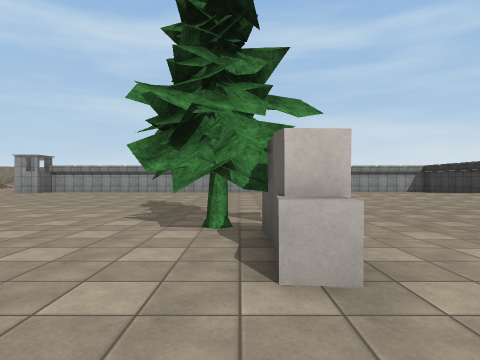
view 1 (above)

24 first-person views from a walk through a scene from a Unity 3-D project. The camera is 1.3 m above the floor, looks level and sees 75° across. The floor is counted in squares, 2 m on a side. Each view is taken from the middle of a square. On the plan, view 1 faces up. The plan holds only what a view shows up to about 10 squares ahead; the rest is blank. The place goes on beyond the plan. Surface patterns are stand-ins for the level's own textures.

view 2
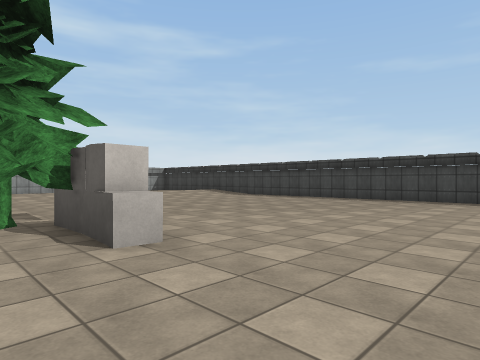

view 3
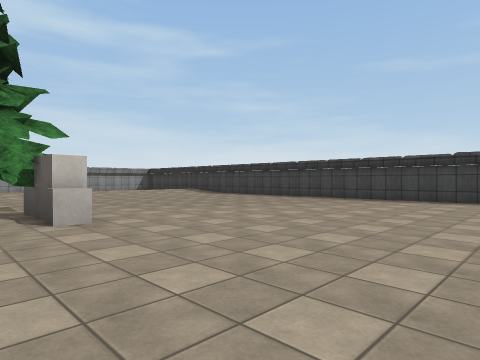

view 4
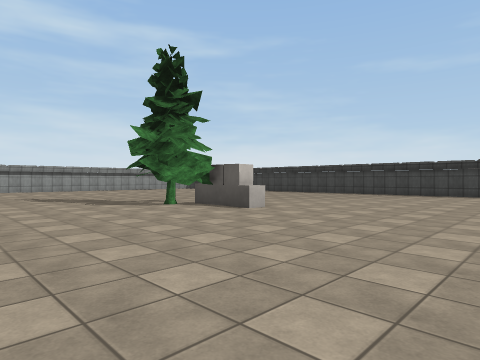

view 5
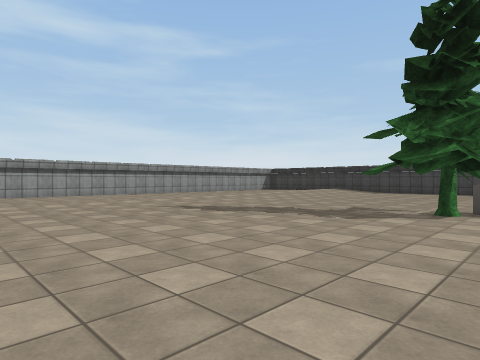

view 6
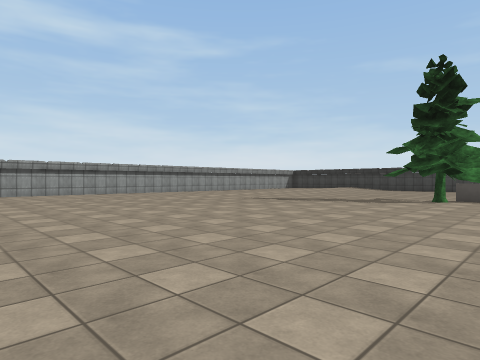

view 7
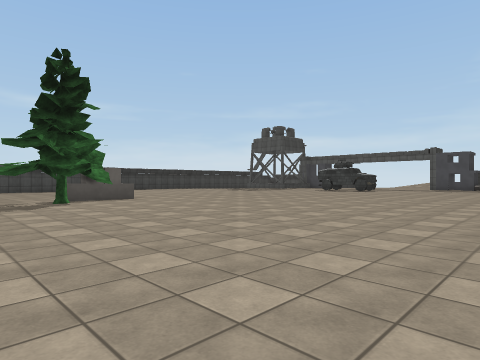

view 8
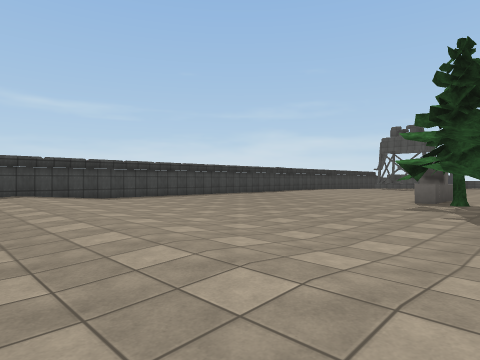

view 9
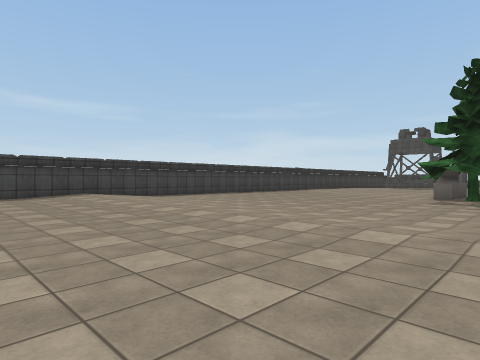

view 10
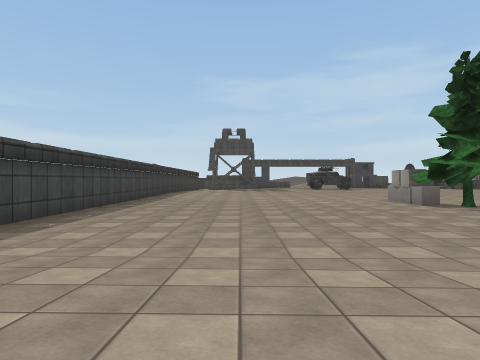

view 11
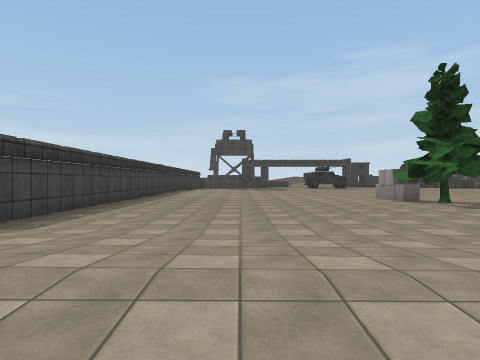

view 12
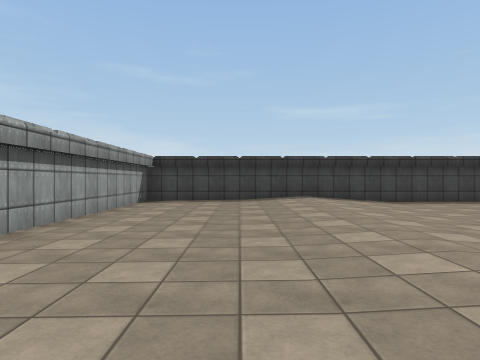

view 13
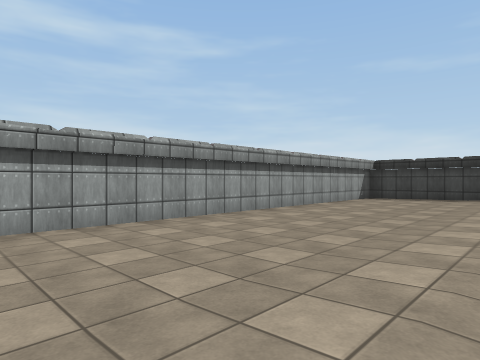

view 14
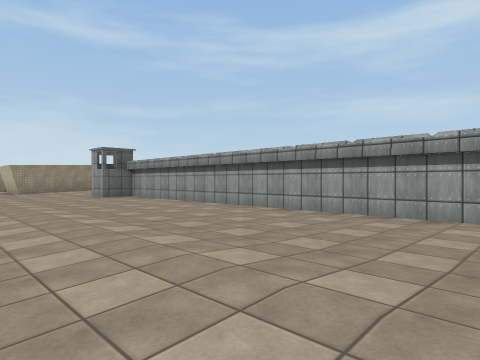

view 15
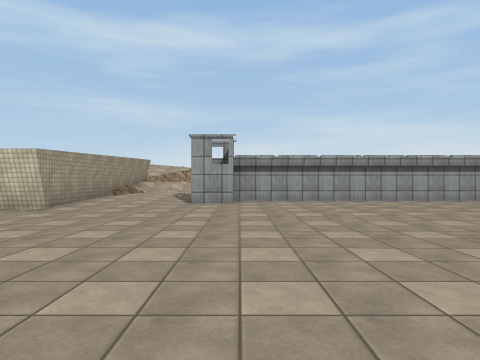

view 16
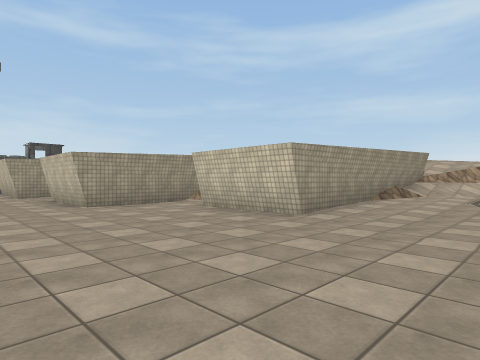

view 17
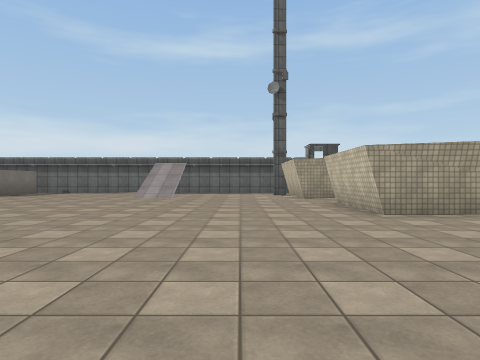

view 18
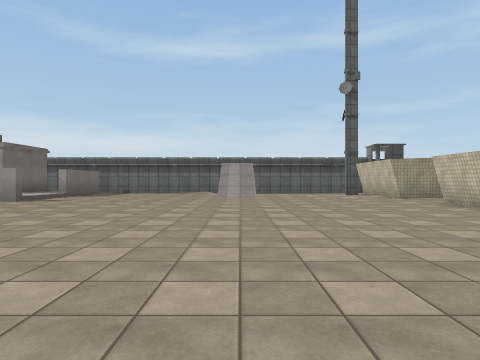

view 19
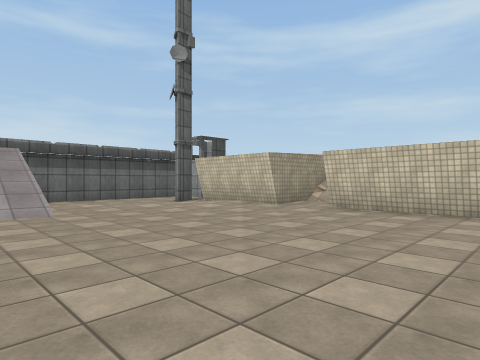

view 20
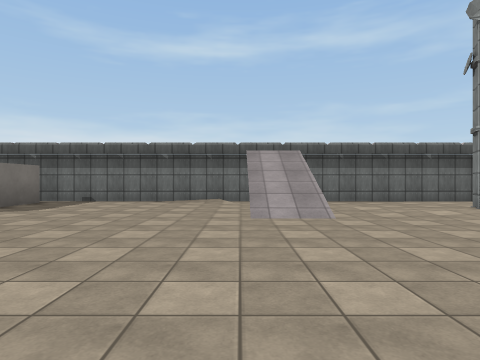

view 21
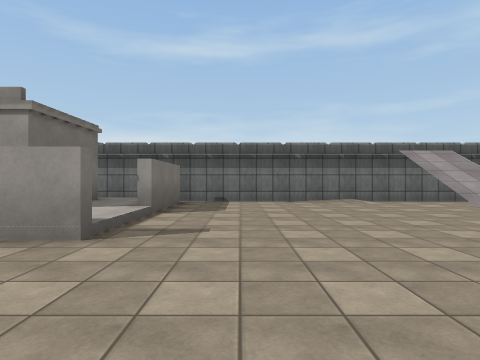

view 22
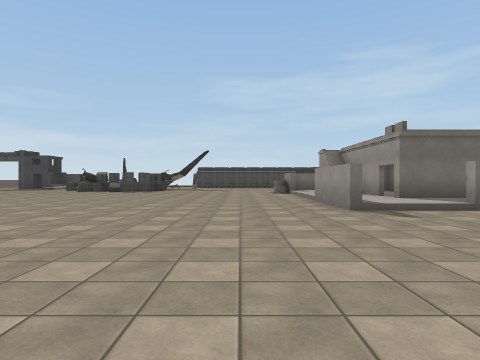

view 23
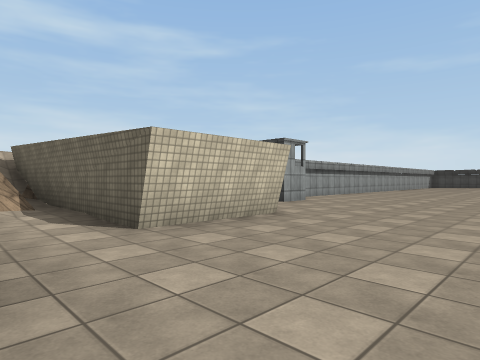

view 24
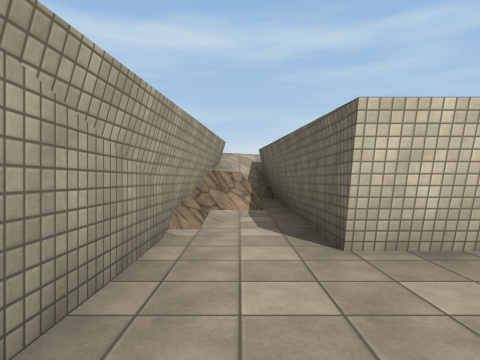

### Floor plan
Key: @ floor where view 1 was taken; # wall or solid block; . main floor; : floor 0.25 m higher than the main floor; + floor 0.5 m higher than the main floor; / step, stairs or slope; = window, fence, low wall or low ledge; ^ raised ledge; O other object.
Columns run from 29 left of view 1 to 10 right of it. Each row starts with its distance up from view 1.
 21            //   =
 20            /#  //
 19            /#  #+/
 18            /#  #:/
 17            /#  #:. #####################
 16           =/# ##..#   .................#
 15           #.# #:.......................#
 14           #.###........................#
 13       ^   #.....................:::::::#
 12  #    #:###...................::::::::+#
 11  #.####.........................../////#
 10  #...:.................................#
  9 .#..:..................................#
  8 .#..............  .....................#
  7 .#..............   ....................#
  6 .#. /............ ...........O.........#
  5 .#.//...........  ...........O.........#
  4  #.............   ..........OO#........#
  3  #............    ...........O#........#
  2  #...........     ...........#.........#
  1  #............      ...................#
  0  #.............     .........@.........#
 -1  ##OO+O........     ...................#
 -2  #    O.........    .................. #
 -3  #    O.........    .............

Where each view was taken, in squares from view 1:
view 1: 0 up, 0 right, facing up
view 2: 1 down, 1 left, facing up-right
view 3: 3 down, 1 left, facing up-right
view 4: 3 down, 5 left, facing up-right
view 5: 3 up, 7 left, facing up-right
view 6: 2 up, 11 left, facing up-right
view 7: 7 up, 10 left, facing down-right
view 8: 14 up, 2 left, facing down-right
view 9: 16 up, 2 left, facing down-right
view 10: 13 up, 6 right, facing down
view 11: 14 up, 6 right, facing down
view 12: 14 up, 0 right, facing right
view 13: 12 up, 2 left, facing up-right
view 14: 11 up, 2 right, facing up-left
view 15: 7 up, 10 left, facing up
view 16: 9 up, 11 left, facing up-left
view 17: 9 up, 13 left, facing left
view 18: 6 up, 13 left, facing left
view 19: 5 up, 18 left, facing up-left
view 20: 5 up, 19 left, facing left
view 21: 1 up, 19 left, facing left
view 22: 6 up, 20 left, facing down
view 23: 10 up, 19 left, facing up-right
view 24: 11 up, 18 left, facing up
